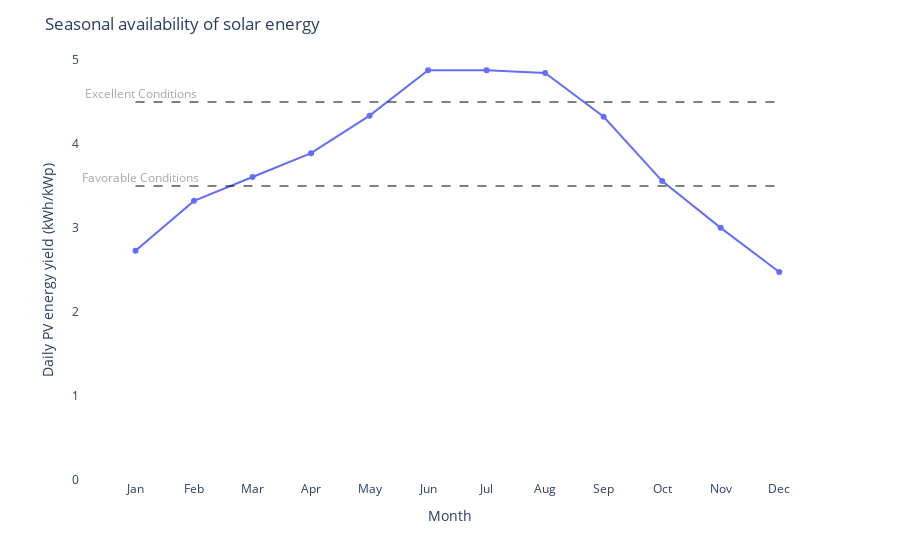

Notebook code cell kept with this figure:
### Markdown cell above
Photovoltaic Power Potential

### Code cell
extract_monthly_stats()

### Figure 1 — Plotly figure (JSON) as saved in the notebook; plotly's stock layout.template omitted (floating-point values rounded to 4 significant figures)
{"data": [{"hovertemplate": "month=%{x}<br>daily=%{y}<extra></extra>", "legendgroup": "", "line": {"color": "#636efa", "dash": "solid"}, "marker": {"symbol": "circle"}, "mode": "markers+lines", "name": "", "orientation": "v", "showlegend": false, "type": "scatter", "x": [1, 2, 3, 4, 5, 6, 7, 8, 9, 10, 11, 12], "xaxis": "x", "y": [2.729, 3.323, 3.607, 3.891, 4.338, 4.879, 4.877, 4.846, 4.325, 3.559, 3.002, 2.476], "yaxis": "y"}], "layout": {"annotations": [{"font": {"color": "darkgrey"}, "showarrow": false, "text": "Excellent Conditions", "x": 1, "xshift": 5, "y": 4.6}, {"font": {"color": "darkgrey"}, "showarrow": false, "text": "Favorable Conditions", "x": 1, "xshift": 5, "y": 3.6}], "legend": {"tracegroupgap": 0}, "margin": {"t": 60}, "plot_bgcolor": "white", "shapes": [{"line": {"color": "black", "dash": "dash", "width": 1}, "type": "line", "x0": 1, "x1": 12, "y0": 3.5, "y1": 3.5}, {"line": {"color": "black", "dash": "dash", "width": 1}, "type": "line", "x0": 1, "x1": 12, "y0": 4.5, "y1": 4.5}], "title": {"text": "Seasonal availability of solar energy"}, "xaxis": {"anchor": "y", "domain": [0, 1], "showgrid": true, "ticktext": ["Jan", "Feb", "Mar", "Apr", "May", "Jun", "Jul", "Aug", "Sep", "Oct", "Nov", "Dec"], "tickvals": [1, 2, 3, 4, 5, 6, 7, 8, 9, 10, 11, 12], "title": {"text": "Month"}, "zeroline": false}, "yaxis": {"anchor": "x", "domain": [0, 1], "range": [0, 5], "title": {"text": "Daily PV energy yield (kWh/kWp)"}}}}
